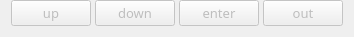
      <widget class="QWidget" name="horizontalLayoutWidget_15">
       <property name="geometry">
        <rect>
         <x>40</x>
         <y>361</y>
         <width>314</width>
         <height>32</height>
        </rect>
       </property>
       <layout class="QHBoxLayout" name="dirLayout_dir">
        <property name="spacing">
         <number>4</number>
        </property>
        <property name="topMargin">
         <number>0</number>
        </property>
        <item>
         <widget class="QPushButton" name="pushButton_up">
          <property name="enabled">
           <bool>false</bool>
          </property>
          <property name="font">
           <font>
            <family>微软雅黑</family>
            <pointsize>10</pointsize>
            <weight>50</weight>
            <bold>false</bold>
           </font>
          </property>
          <property name="cursor">
           <cursorShape>PointingHandCursor</cursorShape>
          </property>
          <property name="text">
           <string>up</string>
          </property>
         </widget>
        </item>
        <item>
         <widget class="QPushButton" name="pushButton_down">
          <property name="enabled">
           <bool>false</bool>
          </property>
          <property name="font">
           <font>
            <family>微软雅黑</family>
            <pointsize>10</pointsize>
            <weight>50</weight>
            <bold>false</bold>
           </font>
          </property>
          <property name="cursor">
           <cursorShape>PointingHandCursor</cursorShape>
          </property>
          <property name="text">
           <string>down</string>
          </property>
         </widget>
        </item>
        <item>
         <widget class="QPushButton" name="pushButton_enter">
          <property name="enabled">
           <bool>false</bool>
          </property>
          <property name="font">
           <font>
            <family>微软雅黑</family>
            <pointsize>10</pointsize>
            <weight>50</weight>
            <bold>false</bold>
           </font>
          </property>
          <property name="cursor">
           <cursorShape>PointingHandCursor</cursorShape>
          </property>
          <property name="text">
           <string>enter</string>
          </property>
         </widget>
        </item>
        <item>
         <widget class="QPushButton" name="pushButton_out">
          <property name="enabled">
           <bool>false</bool>
          </property>
          <property name="font">
           <font>
            <family>微软雅黑</family>
            <pointsize>10</pointsize>
            <weight>50</weight>
            <bold>false</bold>
           </font>
          </property>
          <property name="cursor">
           <cursorShape>PointingHandCursor</cursorShape>
          </property>
          <property name="text">
           <string>out</string>
          </property>
         </widget>
        </item>
       </layout>
      </widget>
